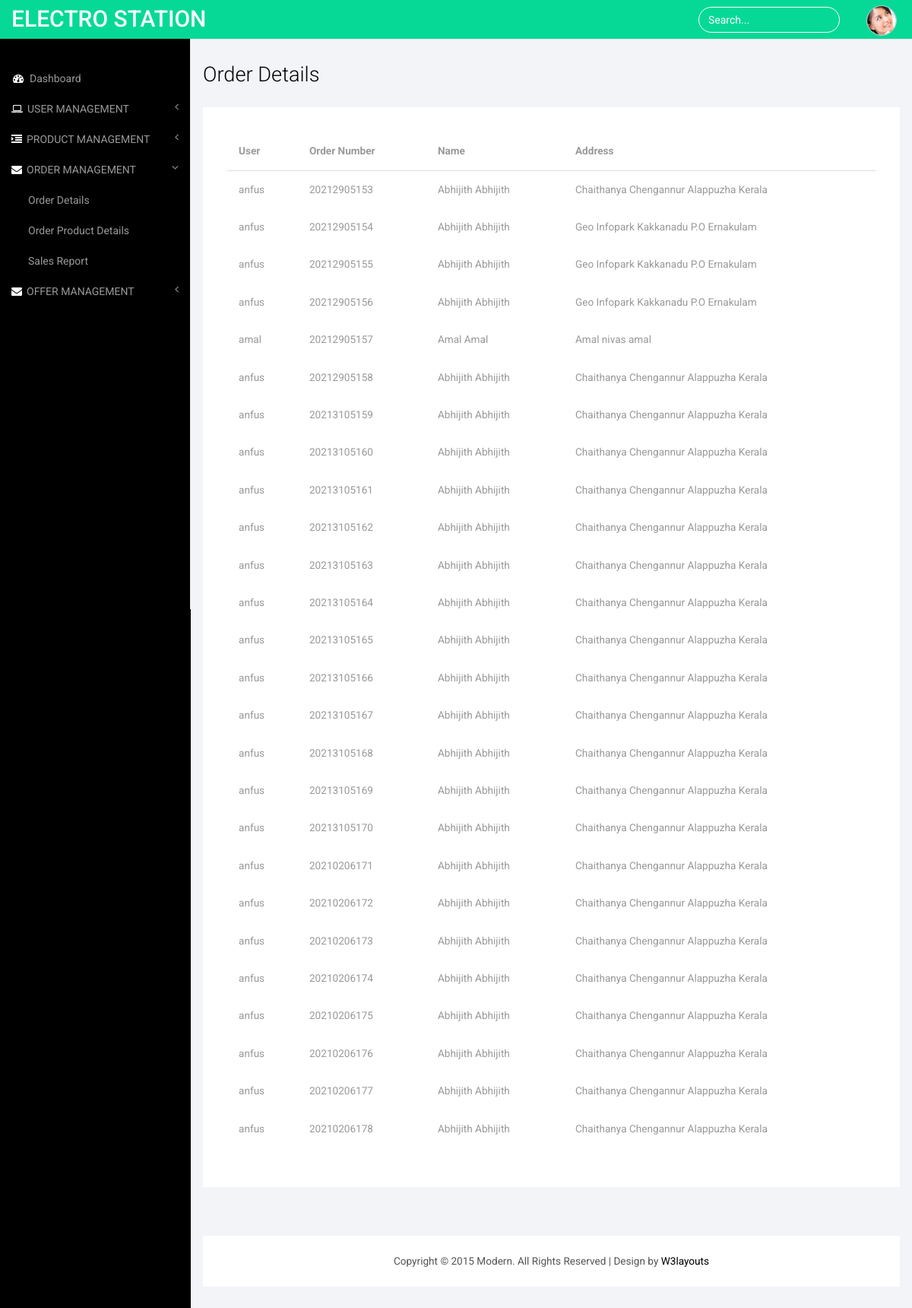
Screenshot of /orders/orderdetails (signed in) with the database file from the repository.
### orders/models.py (models this page shows, shortened)
class Order(models.Model):
    STATUS=(
        ('New','New'),
        ('Accepted','Accepted'),
        ('Completed','Completed'),
        ('Cancelled','Cancelled'),
    )
    user= models.ForeignKey(UserData,on_delete=models.SET_NULL,null=True)
    payment=models.ForeignKey(Payment,on_delete=models.SET_NULL,blank=True,null=True)
    order_number=models.CharField(max_length=20)
    first_name=models.CharField(max_length=50)
    last_name=models.CharField(max_length=50)
    phone =models.CharField(max_length=15)
    email=models.EmailField(max_length=50)
    address_line_1=models.CharField(max_length=50)
    address_line_2=models.CharField(max_length=50,blank=True)
    country=models.CharField(max_length=50)
    state=models.CharField(max_length=50)
    city=models.CharField(max_length=50)
    order_note=models.CharField(max_length=100,blank=True)
    order_totel=models.FloatField()
    tax=models.FloatField()
    status=models.CharField(max_length=10,choices=STATUS,default='New')
    ip=models.CharField(blank=True,max_length=20)
    is_ordered=models.BooleanField(default=False)
    created_at=models.DateTimeField(auto_now_add=True)
    updated_at=models.DateTimeField(auto_now_add=True)
    def fullname(self):
        return f'{self.first_name} {self.last_name}'
    def fulladdress(self):
        return f'{self.address_line_1} {self.address_line_2}'

### ecomapp/models.py (models this page shows)
class UserData(AbstractUser):
    email = models.EmailField(unique=True)
    phone = models.CharField(max_length=20)

### orders/views.py (the view)
# urls.py: path('orderdetails',views.order_details,name='orderdetails'),
def order_details(request):
    if request.session.has_key('is_logged'):
        order = Order.objects.all()
        return render(request,'orderdetails.html',{'order':order})
    else:
        return redirect('admin_login')

### ecomapp/context_processors.py (called while the page is built)
def menu_link(request):
    links = Category.objects.all()
    return dict(links=links)

def counter(request):
    cart_count=0
    if 'admin' in request.path:
        return{}
    else:
        try:
            cart= Cart.objects.filter(cart_id=_cart_id(request))
            if request.user.is_authenticated:
                cart_items=CartItem.objects.all().filter(user=request.user)
            else:
                cart_items= CartItem.objects.all().filter(cart=cart[:1])
            for cart_item in cart_items:
                cart_count += cart_item.quantity
        except Cart.DoesNotExist:
            cart_count =0
    return dict(cart_count=cart_count)

### ecomapp/views.py (called while the page is built)
def _cart_id(request):
    cart= request.session.session_key
    if not cart:
        cart=request.session.create()
    return cart

### templates/orderdetails.html (shortened to what this page needs)
{% load static %}
<!DOCTYPE HTML>
<html>
<head>
<link href="{% static 'css/bootstrap.min.css' %}" rel='stylesheet' type='text/css' />
<link href="{% static 'css/style.css' %}" rel='stylesheet' type='text/css' />
<link href="{% static 'css/font-awesome.css' %}" rel="stylesheet">
</head>
<body>
<div id="wrapper">
        <nav class="top1 navbar navbar-default navbar-static-top" role="navigation" style="margin-bottom: 0">
            <div class="navbar-header">
                <a class="navbar-brand" href="index.html">ELECTRO STATION</a>
            </div>
            <ul class="nav navbar-nav navbar-right">
			    <li class="dropdown">
	        		<a href="#" class="dropdown-toggle avatar" data-toggle="dropdown"><img src="{% static 'images/1.png' %}" alt=""/></a>
	      		</li>
			</ul>
      <form class="navbar-form navbar-right">
        <input type="text" class="form-control" value="Search..." onfocus="this.value = '';" onblur="if (this.value == '') {this.value = 'Search...';}">
      </form>
      <div class="navbar-default sidebar" role="navigation">
          <div class="sidebar-nav navbar-collapse">
              <ul class="nav" id="side-menu">
                  <li>
                      <a href="{% url 'admin_panel' %}"><i class="fa fa-dashboard fa-fw nav_icon"></i>Dashboard</a>
                  </li>
                  <li>
                      <a href="#"><i class="fa fa-laptop nav_icon"></i>USER MANAGEMENT<span class="fa arrow"></span></a>
                  </li>
                  <li>
                    <a href="#"><i class="fa fa-indent nav_icon"></i>PRODUCT MANAGEMENT<span class="fa arrow"></span></a>
                </li>
                  <li>
                      <a href="#"><i class="fa fa-envelope nav_icon"></i>ORDER MANAGEMENT<span class="fa arrow"></span></a>
                      <ul class="nav nav-second-level">
                        <li>
                            <a href="{% url 'orderdetails' %}">Order Details</a>
                        </li>
                        <li>
                          <a href="{% url 'orderproductdetails' %}">Order Product Details</a>
                        </li>
                        <li>
                            <a href="{% url 'salesreport' %}">Sales Report</a>
                        </li>
                      </ul>
                  </li>
                  <li>
                    <a href="#"><i class="fa fa-envelope nav_icon"></i>OFFER MANAGEMENT<span class="fa arrow"></span></a>
                </li>
              </ul>
          </div>
      </div>
  </nav>
        <div id="page-wrapper">
        <div class="col-md-12 graphs">
	   <div class="xs">
  	 <h3>Order Details</h3>
  	<div class="bs-example4" data-example-id="contextual-table">
        <div class="col-sm-6">
        </div>
    <table class="table">
      <thead>
        <tr>
            <th>User</th>
            <th>Order Number</th>
            <th>Name</th>
            <th>Address</th>
        </tr>
      </thead>
      <tbody>
        {% for orders in order %}
             <tr>
                        <td>{{orders.user}}</td>
                        <td>{{orders.order_number}}</td>
                        <td>{{orders.fullname}}</td>
                        <td>{{orders.fulladdress}}</td>
                    </tr>
                     {% endfor %}
      </tbody>
    </table>
   </div>
  <div class="copy_layout">
      <p>Copyright © 2015 Modern. All Rights Reserved | Design by <a href="http://w3layouts.com/" target="_blank">W3layouts</a> </p>
  </div>
   </div>
      </div>
   </div>
<link href="{% static 'css/custom.css' %}" rel="stylesheet">
</body>
</html>

### static/css/style.css (style rules this page uses)
h4, h5, h6, h1, h2, h3 { margin-top: 0; }
ul, ol { margin: 0; }
p { margin: 0; }
html, body { font-family: 'Roboto', sans-serif; font-size: 100%; background:#000; overflow-x: hidden; }
body a { transition:0.5s all; -webkit-transition:0.5s all; -moz-transition:0.5s all; -o-transition:0.5s all; -ms-transition:0.5s all; }
.navbar .navbar-nav li a { padding: 0 10px; line-height: 56px; position: relative; }
.navbar .navbar-nav li .dropdown-toggle.avatar img { height: 40px; -webkit-border-radius: 50em; -moz-border-radius: 50em; border-radius: 50em; border: 1px solid #c0cadd; margin-top: -4px; }
.navbar-default.sidebar { background-color: #000; font-family: 'Roboto', sans-serif; }
nav.top1.navbar.navbar-default.navbar-static-top { background-color:rgb(6, 217, 149); font-family: 'Roboto', sans-serif; }
.navbar-default .navbar-brand { color: #fff !important; font-size: 30px; font-weight: 500; }
.navbar-right { margin-right: 10px !important; }
.navbar-right li { display:inline-block; }
i.nav_icon { color: #fff; margin-right:6px; }
.sidebar ul li a { color: #999; font-size:14px; }
.form-control { background: none !important; border: 1px solid #fff !important; border-radius: 20px !important; box-shadow: none !important; }
.navbar-form.navbar-right input[type="text"] { color: #fff; }
form.navbar-form.navbar-right { margin:9px 0 0 0; }
ul.nav.navbar-nav.navbar-right { height: 51px; }
.sidebar-nav.navbar-collapse { margin: 2em 0 0 0; }
.copy p, .copy_layout p { font-size:0.85em; color:#555; }
.copy p a, .copy_layout p a { color:#000; }
.graphs { padding: 2em 1em; background: #f2f4f8; font-family: 'Roboto', sans-serif; }
.bs-example4 { background: #fff; padding: 2em; }
.xs h3, .widget_head { color:#000; font-size:1.7em; font-weight:300; margin-bottom: 1em; }
.table > thead > tr > th, .table > tbody > tr > th, .table > tfoot > tr > th, .table > thead > tr > td, .table > tbody > tr > td, .table > tfoot > tr > td { border-top: none !important; }
.table > thead > tr > th, .table > tbody > tr > th, .table > tfoot > tr > th, .table > thead > tr > td, .table > tbody > tr > td, .table > tfoot > tr > td { font-size: 0.85em; color: #999; }
.table td, .table>tbody>tr>td, .table>tbody>tr>th, .table>tfoot>tr>td, .table>tfoot>tr>th, .table>thead>tr>td, .table>thead>tr>th { padding:15px !important; }
.table > thead > tr > th { border-bottom: 1px solid #ddd !important; }
.copy_layout { padding:1.5em 0; background:#fff; text-align:center; margin: 4em 0 0em 0; }

### static/css/custom.css (style rules this page uses)
#wrapper { width: 100%; }
#page-wrapper { min-height: 568px; background-color: #fff; }
@media (min-width:768px) { #page-wrapper { position: inherit; margin: 0 0 0 250px; border-left: 1px solid #e7e7e7; } }
.sidebar .sidebar-nav.navbar-collapse { padding-right: 0; padding-left: 0; }
.sidebar .arrow { float: right; }
.sidebar .fa.arrow:before { content: "\f104"; }
.sidebar .active>a>.fa.arrow:before { content: "\f107"; }
.sidebar .nav-second-level li, .sidebar .nav-third-level li { border-bottom: 0!important; }
.sidebar .nav-second-level li a { padding-left: 37px; }
@media (min-width:768px) { .sidebar { z-index: 1; position: absolute; width: 250px; margin-top: 51px; } }

### rows the page displays
Order: user "anfus", order_number "20212905153", fullname "Abhijith Abhijith", fulladdress "Chaithanya Chengannur Alappuzha Kerala"
Order: user "anfus", order_number "20212905154", fullname "Abhijith Abhijith", fulladdress "Geo Infopark Kakkanadu P.O Ernakulam"
Order: user "anfus", order_number "20212905155", fullname "Abhijith Abhijith", fulladdress "Geo Infopark Kakkanadu P.O Ernakulam"
Order: user "anfus", order_number "20212905156", fullname "Abhijith Abhijith", fulladdress "Geo Infopark Kakkanadu P.O Ernakulam"
Order: user "amal", order_number "20212905157", fullname "Amal Amal", fulladdress "Amal nivas amal"
Order: user "anfus", order_number "20212905158", fullname "Abhijith Abhijith", fulladdress "Chaithanya Chengannur Alappuzha Kerala"
Order: user "anfus", order_number "20213105159", fullname "Abhijith Abhijith", fulladdress "Chaithanya Chengannur Alappuzha Kerala"
Order: user "anfus", order_number "20213105160", fullname "Abhijith Abhijith", fulladdress "Chaithanya Chengannur Alappuzha Kerala"
Order: user "anfus", order_number "20213105161", fullname "Abhijith Abhijith", fulladdress "Chaithanya Chengannur Alappuzha Kerala"
Order: user "anfus", order_number "20213105162", fullname "Abhijith Abhijith", fulladdress "Chaithanya Chengannur Alappuzha Kerala"
Order: user "anfus", order_number "20213105163", fullname "Abhijith Abhijith", fulladdress "Chaithanya Chengannur Alappuzha Kerala"
Order: user "anfus", order_number "20213105164", fullname "Abhijith Abhijith", fulladdress "Chaithanya Chengannur Alappuzha Kerala"
Order: user "anfus", order_number "20213105165", fullname "Abhijith Abhijith", fulladdress "Chaithanya Chengannur Alappuzha Kerala"
Order: user "anfus", order_number "20213105166", fullname "Abhijith Abhijith", fulladdress "Chaithanya Chengannur Alappuzha Kerala"
Order: user "anfus", order_number "20213105167", fullname "Abhijith Abhijith", fulladdress "Chaithanya Chengannur Alappuzha Kerala"
Order: user "anfus", order_number "20213105168", fullname "Abhijith Abhijith", fulladdress "Chaithanya Chengannur Alappuzha Kerala"
Order: user "anfus", order_number "20213105169", fullname "Abhijith Abhijith", fulladdress "Chaithanya Chengannur Alappuzha Kerala"
Order: user "anfus", order_number "20213105170", fullname "Abhijith Abhijith", fulladdress "Chaithanya Chengannur Alappuzha Kerala"
Order: user "anfus", order_number "20210206171", fullname "Abhijith Abhijith", fulladdress "Chaithanya Chengannur Alappuzha Kerala"
Order: user "anfus", order_number "20210206172", fullname "Abhijith Abhijith", fulladdress "Chaithanya Chengannur Alappuzha Kerala"
Order: user "anfus", order_number "20210206173", fullname "Abhijith Abhijith", fulladdress "Chaithanya Chengannur Alappuzha Kerala"
Order: user "anfus", order_number "20210206174", fullname "Abhijith Abhijith", fulladdress "Chaithanya Chengannur Alappuzha Kerala"
Order: user "anfus", order_number "20210206175", fullname "Abhijith Abhijith", fulladdress "Chaithanya Chengannur Alappuzha Kerala"
Order: user "anfus", order_number "20210206176", fullname "Abhijith Abhijith", fulladdress "Chaithanya Chengannur Alappuzha Kerala"
Order: user "anfus", order_number "20210206177", fullname "Abhijith Abhijith", fulladdress "Chaithanya Chengannur Alappuzha Kerala"
Order: user "anfus", order_number "20210206178", fullname "Abhijith Abhijith", fulladdress "Chaithanya Chengannur Alappuzha Kerala"
